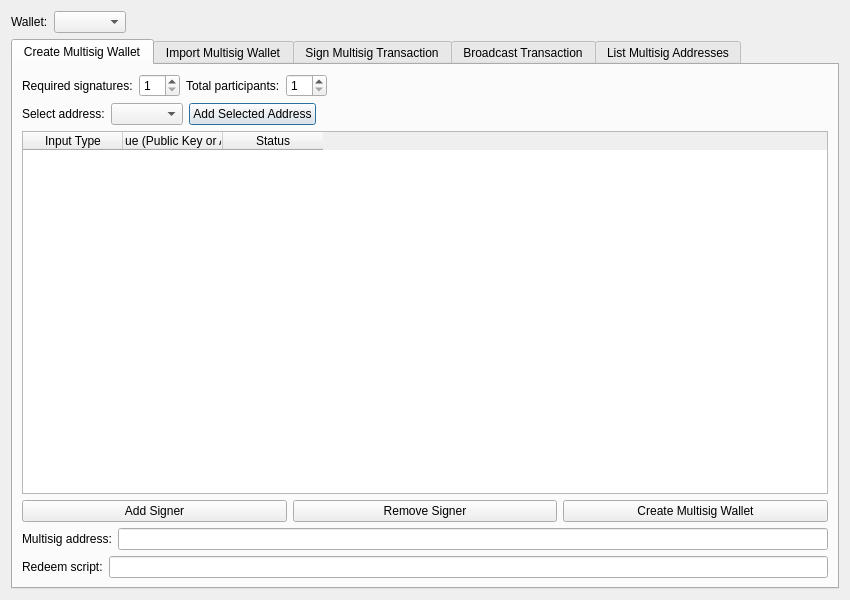
<?xml version="1.0" encoding="UTF-8"?>
<ui version="4.0">
 <class>MultisigDialog</class>
 <widget class="QDialog" name="MultisigDialog">
  <property name="geometry">
   <rect>
    <x>0</x>
    <y>0</y>
    <width>850</width>
    <height>600</height>
   </rect>
  </property>
  <property name="windowTitle">
   <string>Multisignature</string>
  </property>
  <layout class="QVBoxLayout" name="verticalLayout">
   <item>
    <layout class="QHBoxLayout" name="walletSelectorLayout">
     <item>
      <widget class="QLabel" name="walletSelectorLabel">
       <property name="text">
        <string>Wallet:</string>
       </property>
      </widget>
     </item>
     <item>
      <widget class="QComboBox" name="walletSelector">
       <property name="minimumWidth">
        <number>200</number>
       </property>
      </widget>
     </item>
     <item>
      <spacer name="horizontalSpacer">
       <property name="orientation">
        <enum>Qt::Horizontal</enum>
       </property>
       <property name="sizeHint" stdset="0">
        <size>
         <width>40</width>
         <height>20</height>
        </size>
       </property>
      </spacer>
     </item>
    </layout>
   </item>
   <item>
    <widget class="QTabWidget" name="tabWidget">
     <property name="currentIndex">
      <number>0</number>
     </property>
     <widget class="QWidget" name="tabCreateWallet">
      <attribute name="title">
       <string>Create Multisig Wallet</string>
      </attribute>
      <layout class="QVBoxLayout" name="verticalLayout_2">
       <item>
        <layout class="QHBoxLayout" name="horizontalLayout_4">
         <item>
          <widget class="QLabel" name="label">
           <property name="text">
            <string>Required signatures:</string>
           </property>
          </widget>
         </item>
         <item>
          <widget class="QSpinBox" name="requiredSignatures">
           <property name="minimum">
            <number>1</number>
           </property>
           <property name="maximum">
            <number>15</number>
           </property>
          </widget>
         </item>
         <item>
          <widget class="QLabel" name="label_2">
           <property name="text">
            <string>Total participants:</string>
           </property>
          </widget>
         </item>
         <item>
          <widget class="QSpinBox" name="totalSignatures">
           <property name="minimum">
            <number>1</number>
           </property>
           <property name="maximum">
            <number>15</number>
           </property>
          </widget>
         </item>
         <item>
          <spacer name="horizontalSpacer_4">
           <property name="orientation">
            <enum>Qt::Horizontal</enum>
           </property>
           <property name="sizeHint" stdset="0">
            <size>
             <width>40</width>
             <height>20</height>
            </size>
           </property>
          </spacer>
         </item>
        </layout>
       </item>
       <item>
        <layout class="QHBoxLayout" name="addressSelectorLayout">
         <item>
          <widget class="QLabel" name="addressSelectorLabel">
           <property name="text">
            <string>Select address:</string>
           </property>
          </widget>
         </item>
         <item>
          <widget class="QComboBox" name="addressSelector">
           <property name="minimumWidth">
            <number>300</number>
           </property>
          </widget>
         </item>
         <item>
          <widget class="QPushButton" name="addAddressButton">
           <property name="text">
            <string>Add Selected Address</string>
           </property>
          </widget>
         </item>
         <item>
          <spacer name="horizontalSpacer2">
           <property name="orientation">
            <enum>Qt::Horizontal</enum>
           </property>
           <property name="sizeHint" stdset="0">
            <size>
             <width>40</width>
             <height>20</height>
            </size>
           </property>
          </spacer>
         </item>
        </layout>
       </item>
       <item>
        <widget class="QTableWidget" name="pubkeyTable">
         <column>
          <property name="text">
           <string>Input Type</string>
          </property>
         </column>
         <column>
          <property name="text">
           <string>Input Value (Public Key or Address)</string>
          </property>
         </column>
         <column>
          <property name="text">
           <string>Status</string>
          </property>
         </column>
        </widget>
       </item>
       <item>
        <layout class="QHBoxLayout" name="horizontalLayout">
         <item>
          <widget class="QPushButton" name="addPubKeyButton">
           <property name="text">
            <string>Add Signer</string>
           </property>
          </widget>
         </item>
         <item>
          <widget class="QPushButton" name="removePubKeyButton">
           <property name="text">
            <string>Remove Signer</string>
           </property>
          </widget>
         </item>
         <item>
          <widget class="QPushButton" name="createWalletButton">
           <property name="text">
            <string>Create Multisig Wallet</string>
           </property>
          </widget>
         </item>
        </layout>
       </item>
       <item>
        <layout class="QHBoxLayout" name="horizontalLayout_5">
         <item>
          <widget class="QLabel" name="label_3">
           <property name="text">
            <string>Multisig address:</string>
           </property>
          </widget>
         </item>
         <item>
          <widget class="QLineEdit" name="multisigAddress">
           <property name="readOnly">
            <bool>true</bool>
           </property>
          </widget>
         </item>
        </layout>
       </item>
       <item>
        <layout class="QHBoxLayout" name="horizontalLayout_6">
         <item>
          <widget class="QLabel" name="label_4">
           <property name="text">
            <string>Redeem script:</string>
           </property>
          </widget>
         </item>
         <item>
          <widget class="QLineEdit" name="redeemScript">
           <property name="readOnly">
            <bool>true</bool>
           </property>
          </widget>
         </item>
        </layout>
       </item>
      </layout>
     </widget>
     <widget class="QWidget" name="tabImportWallet">
      <attribute name="title">
       <string>Import Multisig Wallet</string>
      </attribute>
      <layout class="QVBoxLayout" name="verticalLayout_3">
       <item>
        <widget class="QLabel" name="label_5">
         <property name="text">
          <string>Enter the redeem script for the multisig wallet:</string>
         </property>
        </widget>
       </item>
       <item>
        <widget class="QPlainTextEdit" name="importRedeemScript"/>
       </item>
       <item>
        <layout class="QHBoxLayout" name="horizontalLayout_7">
         <item>
          <spacer name="horizontalSpacer_5">
           <property name="orientation">
            <enum>Qt::Horizontal</enum>
           </property>
           <property name="sizeHint" stdset="0">
            <size>
             <width>40</width>
             <height>20</height>
            </size>
           </property>
          </spacer>
         </item>
         <item>
          <widget class="QPushButton" name="importButton">
           <property name="text">
            <string>Import Multisig Wallet</string>
           </property>
          </widget>
         </item>
        </layout>
       </item>
      </layout>
     </widget>
     <widget class="QWidget" name="tabSign">
      <attribute name="title">
       <string>Sign Multisig Transaction</string>
      </attribute>
      <layout class="QVBoxLayout" name="verticalLayout_4">
       <item>
        <widget class="QLabel" name="label_6">
         <property name="text">
          <string>Enter the raw transaction hex to sign:</string>
         </property>
        </widget>
       </item>
       <item>
        <widget class="QPlainTextEdit" name="transactionHex">
         <property name="placeholderText">
          <string>Enter transaction hex here...</string>
         </property>
        </widget>
       </item>
       <item>
        <layout class="QHBoxLayout" name="horizontalLayout_8">
         <item>
          <widget class="QPushButton" name="loadTxButton">
           <property name="text">
            <string>Load Transaction</string>
           </property>
          </widget>
         </item>
         <item>
          <spacer name="horizontalSpacer_6">
           <property name="orientation">
            <enum>Qt::Horizontal</enum>
           </property>
           <property name="sizeHint" stdset="0">
            <size>
             <width>40</width>
             <height>20</height>
            </size>
           </property>
          </spacer>
         </item>
        </layout>
       </item>
       <item>
        <widget class="QLabel" name="label_7">
         <property name="text">
          <string>Transaction details:</string>
         </property>
        </widget>
       </item>
       <item>
        <widget class="QTextEdit" name="transactionDetails">
         <property name="readOnly">
          <bool>true</bool>
         </property>
        </widget>
       </item>
       <item>
        <layout class="QHBoxLayout" name="horizontalLayout_9">
         <item>
          <widget class="QLabel" name="label_8">
           <property name="text">
            <string>Signing address:</string>
           </property>
          </widget>
         </item>
         <item>
          <widget class="QLineEdit" name="signAddress"/>
         </item>
         <item>
          <widget class="QLabel" name="label_9">
           <property name="text">
            <string>Private key:</string>
           </property>
          </widget>
         </item>
         <item>
          <widget class="QLineEdit" name="signPrivKey">
           <property name="echoMode">
            <enum>QLineEdit::Password</enum>
           </property>
          </widget>
         </item>
        </layout>
       </item>
       <item>
        <layout class="QHBoxLayout" name="horizontalLayout_2">
         <item>
          <spacer name="horizontalSpacer_7">
           <property name="orientation">
            <enum>Qt::Horizontal</enum>
           </property>
           <property name="sizeHint" stdset="0">
            <size>
             <width>40</width>
             <height>20</height>
            </size>
           </property>
          </spacer>
         </item>
         <item>
          <widget class="QPushButton" name="signButton">
           <property name="text">
            <string>Sign Transaction</string>
           </property>
          </widget>
         </item>
         <item>
          <widget class="QPushButton" name="rejectButton">
           <property name="text">
            <string>Clear All</string>
           </property>
          </widget>
         </item>
         <item>
          <widget class="QPushButton" name="saveTxButton">
           <property name="text">
            <string>Save Signed Transaction</string>
           </property>
          </widget>
         </item>
        </layout>
       </item>
      </layout>
     </widget>
     <widget class="QWidget" name="tabBroadcast">
      <attribute name="title">
       <string>Broadcast Transaction</string>
      </attribute>
      <layout class="QVBoxLayout" name="verticalLayout_5">
       <item>
        <widget class="QPlainTextEdit" name="broadcastTransactionEdit">
         <property name="placeholderText">
          <string>Enter the signed transaction hex here...</string>
         </property>
        </widget>
       </item>
       <item>
        <layout class="QHBoxLayout" name="horizontalLayout_3">
         <item>
          <widget class="QPushButton" name="loadSignedTxButton">
           <property name="text">
            <string>Load Signed Transaction</string>
           </property>
          </widget>
         </item>
         <item>
          <widget class="QPushButton" name="broadcastButton">
           <property name="text">
            <string>Broadcast Transaction</string>
           </property>
          </widget>
         </item>
        </layout>
       </item>
      </layout>
     </widget>
     <widget class="QWidget" name="tabListAddresses">
      <attribute name="title">
       <string>List Multisig Addresses</string>
      </attribute>
      <layout class="QVBoxLayout" name="verticalLayout_6">
       <item>
        <widget class="QLabel" name="label_11">
         <property name="text">
          <string>The following multisig addresses are available in this wallet:</string>
         </property>
        </widget>
       </item>
       <item>
        <widget class="QTableWidget" name="multisigAddressTable">
         <column>
          <property name="text">
           <string>Address</string>
          </property>
         </column>
         <column>
          <property name="text">
           <string>Label</string>
          </property>
         </column>
         <column>
          <property name="text">
           <string>Redeem Script</string>
          </property>
         </column>
        </widget>
       </item>
       <item>
        <layout class="QHBoxLayout" name="horizontalLayout_11">
         <item>
          <spacer name="horizontalSpacer_11">
           <property name="orientation">
            <enum>Qt::Horizontal</enum>
           </property>
           <property name="sizeHint" stdset="0">
            <size>
             <width>40</width>
             <height>20</height>
            </size>
           </property>
          </spacer>
         </item>
         <item>
          <widget class="QPushButton" name="refreshButton">
           <property name="text">
            <string>Refresh</string>
           </property>
          </widget>
         </item>
        </layout>
       </item>
      </layout>
     </widget>
    </widget>
   </item>
  </layout>
 </widget>
 <resources/>
 <connections/>
</ui>
